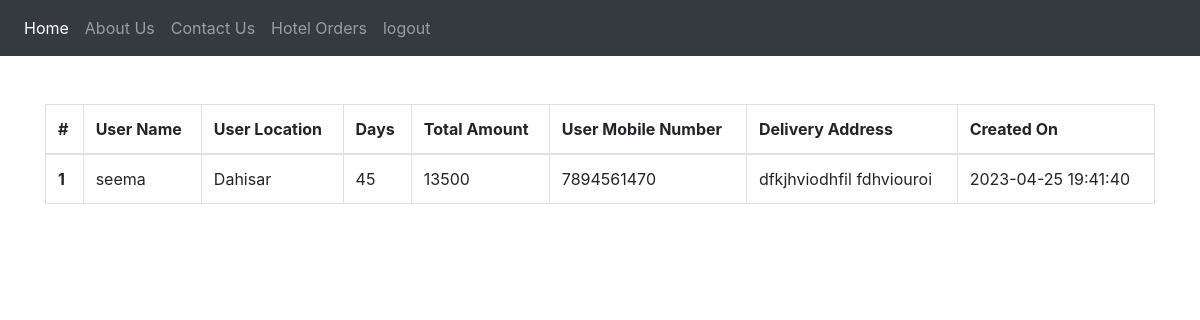
The app's page /hotel_orders.php (signed in) with its own data.
### tables this page shows
CREATE TABLE `orders` (
  `id` bigint(20) NOT NULL,
  `user_id` bigint(20) NOT NULL,
  `hotel_id` bigint(20) DEFAULT NULL,
  `days` int(11) NOT NULL,
  `price` int(11) NOT NULL,
  `total_amount` int(11) NOT NULL,
  `delivery_address1` varchar(100) NOT NULL,
  `delivery_address2` varchar(100) NOT NULL,
  `location_id` int(11) NOT NULL,
  `type` tinyint(2) NOT NULL COMMENT '1 = hotel food, 2 = home food',
  `created_on` datetime NOT NULL,
  `updated_on` datetime DEFAULT NULL
);

CREATE TABLE `location` (
  `id` int(11) NOT NULL,
  `name` varchar(50) NOT NULL,
  `created_on` datetime NOT NULL,
  `updated_on` datetime NOT NULL
);

### hotel_orders.php (the view, shortened to what this page needs)
<?php
	require_once('database.php');
	$hotel_id = $_SESSION['id'];
?>
<!DOCTYPE html>
<html lang="en">
<head>
  <link rel="stylesheet" href="https://cdn.jsdelivr.net/npm/bootstrap@4.6.2/dist/css/bootstrap.min.css">
</head>
<body>
<?php include 'navbar.php';?>
<br/><br/>
<div class="container">
<?php
	$hotelorder_query = "SELECT orders.days, orders.total_amount, orders.created_on, orders.delivery_address1, orders.delivery_address2, login.name, login.mobile_number, location.name AS location_name FROM orders LEFT JOIN login ON login.id = orders.user_id LEFT JOIN location ON location.id = orders.location_id WHERE orders.hotel_id = ".$hotel_id."";
	$hotelorder_result = $conn->query($hotelorder_query);
?>
<table class="table table-bordered">
  <thead>
    <tr>
      <th scope="col">#</th>
      <th scope="col">User Name</th>
      <th scope="col">User Location</th>
      <th scope="col">Days</th>
      <th scope="col">Total Amount</th>
      <th scope="col">User Mobile Number</th>
	  <th scope="col">Delivery Address</th>
      <th scope="col">Created On</th>
    </tr>
  </thead>
  <tbody>
<?php
	if($hotelorder_result->num_rows > 0)
	{
		$i = 1;
		while($row = $hotelorder_result->fetch_assoc())
		{
?>
	<tr>
      <th scope="row"><?php echo $i; ?></th>
      <td><?php echo $row['name']; ?></td>
      <td><?php echo $row['location_name']; ?></td>
      <td><?php echo $row['days']; ?></td>
      <td><?php echo $row['total_amount']; ?></td>
      <td><?php echo $row['mobile_number']; ?></td>
      <td><?php echo $row['delivery_address1'] . " " . $row['delivery_address2']; ?></td>
      <td><?php echo $row['created_on']; ?></td>
    </tr>
<?php
		$i++;
		}
	}
	else{
?>
	<tr>
		<td colspan="8"><center>No orders present</center></td>
	</tr>
<?php
	}
?>
  </tbody>
</table>
</div>
</body>
</html>

### records on screen
orders: user.name "seema", location.name "Dahisar", days "45", total_amount "13500", user.mobile_number "7894561470", delivery_address1 "dfkjhviodhfil", delivery_address2 "fdhviouroi", created_on "2023-04-25 19:41:40"
